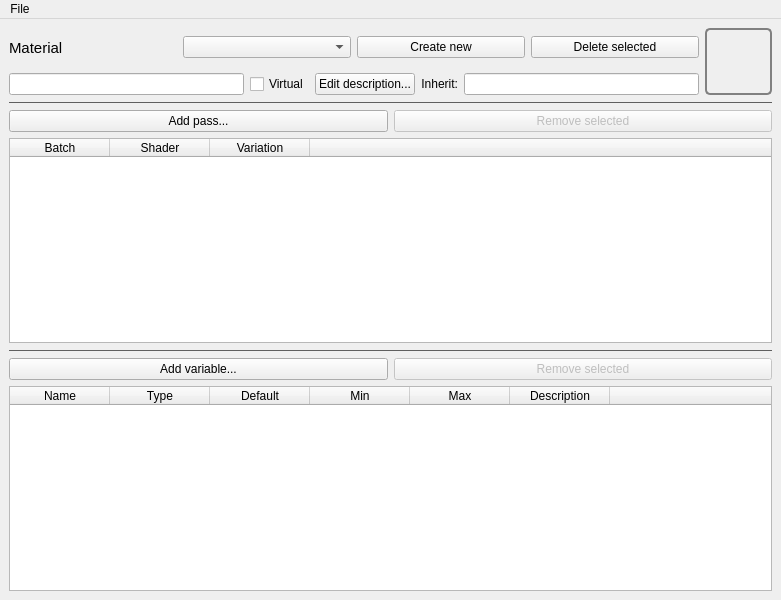
<?xml version="1.0" encoding="UTF-8"?>
<ui version="4.0">
 <class>MaterialEditorWindow</class>
 <widget class="QMainWindow" name="MaterialEditorWindow">
  <property name="geometry">
   <rect>
    <x>0</x>
    <y>0</y>
    <width>781</width>
    <height>600</height>
   </rect>
  </property>
  <property name="font">
   <font>
    <family>Segoe UI</family>
   </font>
  </property>
  <property name="windowTitle">
   <string>Material editor</string>
  </property>
  <widget class="QWidget" name="centralwidget">
   <layout class="QGridLayout" name="gridLayout">
    <item row="4" column="0">
     <widget class="QPushButton" name="addVariable">
      <property name="toolTip">
       <string>Add variable to be exposed in content browser.</string>
      </property>
      <property name="text">
       <string>Add variable...</string>
      </property>
     </widget>
    </item>
    <item row="1" column="0">
     <widget class="QPushButton" name="addPass">
      <property name="toolTip">
       <string>Add new pass to this material. Passes dictate when to render objects using this material.</string>
      </property>
      <property name="text">
       <string>Add pass...</string>
      </property>
     </widget>
    </item>
    <item row="1" column="1">
     <widget class="QPushButton" name="removePass">
      <property name="enabled">
       <bool>false</bool>
      </property>
      <property name="toolTip">
       <string>Remove passes selected in list.</string>
      </property>
      <property name="text">
       <string>Remove selected</string>
      </property>
     </widget>
    </item>
    <item row="4" column="1">
     <widget class="QPushButton" name="removeVariable">
      <property name="enabled">
       <bool>false</bool>
      </property>
      <property name="toolTip">
       <string>Remove variables so that they are not exposed in the content browser.</string>
      </property>
      <property name="text">
       <string>Remove selected</string>
      </property>
     </widget>
    </item>
    <item row="3" column="0" colspan="2">
     <widget class="Line" name="line">
      <property name="styleSheet">
       <string notr="true">QFrame{ color:rgb(95, 95, 95); }</string>
      </property>
      <property name="frameShadow">
       <enum>QFrame::Plain</enum>
      </property>
      <property name="orientation">
       <enum>Qt::Horizontal</enum>
      </property>
     </widget>
    </item>
    <item row="0" column="0" colspan="2">
     <layout class="QGridLayout" name="gridLayout_3">
      <item row="4" column="0" colspan="3">
       <widget class="Line" name="line_3">
        <property name="styleSheet">
         <string notr="true">QFrame{ color:rgb(95, 95, 95); }</string>
        </property>
        <property name="frameShadow">
         <enum>QFrame::Plain</enum>
        </property>
        <property name="orientation">
         <enum>Qt::Horizontal</enum>
        </property>
       </widget>
      </item>
      <item row="0" column="0" rowspan="3" colspan="2">
       <layout class="QHBoxLayout" name="horizontalLayout_3">
        <item>
         <widget class="QLabel" name="label">
          <property name="font">
           <font>
            <pointsize>11</pointsize>
           </font>
          </property>
          <property name="text">
           <string>Material</string>
          </property>
          <property name="alignment">
           <set>Qt::AlignLeading|Qt::AlignLeft|Qt::AlignVCenter</set>
          </property>
         </widget>
        </item>
        <item>
         <widget class="QComboBox" name="materialBox"/>
        </item>
        <item>
         <widget class="QPushButton" name="newMaterial">
          <property name="text">
           <string>Create new</string>
          </property>
         </widget>
        </item>
        <item>
         <widget class="QPushButton" name="deleteMaterial">
          <property name="text">
           <string>Delete selected</string>
          </property>
         </widget>
        </item>
       </layout>
      </item>
      <item row="0" column="2" rowspan="4">
       <widget class="QLabel" name="materialThumbnail">
        <property name="sizePolicy">
         <sizepolicy hsizetype="Fixed" vsizetype="Fixed">
          <horstretch>0</horstretch>
          <verstretch>0</verstretch>
         </sizepolicy>
        </property>
        <property name="minimumSize">
         <size>
          <width>67</width>
          <height>67</height>
         </size>
        </property>
        <property name="styleSheet">
         <string notr="true">border: 2px solid gray;
border-radius: 5px;</string>
        </property>
        <property name="text">
         <string/>
        </property>
       </widget>
      </item>
      <item row="3" column="0" colspan="2">
       <layout class="QHBoxLayout" name="horizontalLayout_2">
        <item>
         <widget class="QLineEdit" name="materialName"/>
        </item>
        <item>
         <widget class="QCheckBox" name="isVirtual">
          <property name="text">
           <string>Virtual</string>
          </property>
         </widget>
        </item>
        <item>
         <widget class="QPushButton" name="descEditor">
          <property name="text">
           <string>Edit description...</string>
          </property>
         </widget>
        </item>
        <item>
         <widget class="QLabel" name="label_2">
          <property name="text">
           <string>Inherit:</string>
          </property>
          <property name="alignment">
           <set>Qt::AlignRight|Qt::AlignTrailing|Qt::AlignVCenter</set>
          </property>
         </widget>
        </item>
        <item>
         <widget class="QLineEdit" name="inherit">
          <property name="toolTip">
           <string>Materials to inherit, separated by | characters. Can only inherit materials from the toolkit base.xml file.</string>
          </property>
         </widget>
        </item>
       </layout>
      </item>
     </layout>
    </item>
    <item row="5" column="0" colspan="2">
     <widget class="QTableWidget" name="variableWidget">
      <property name="frameShadow">
       <enum>QFrame::Plain</enum>
      </property>
      <property name="selectionMode">
       <enum>QAbstractItemView::ExtendedSelection</enum>
      </property>
      <property name="selectionBehavior">
       <enum>QAbstractItemView::SelectRows</enum>
      </property>
      <property name="cornerButtonEnabled">
       <bool>false</bool>
      </property>
      <property name="columnCount">
       <number>7</number>
      </property>
      <attribute name="horizontalHeaderVisible">
       <bool>true</bool>
      </attribute>
      <attribute name="horizontalHeaderCascadingSectionResizes">
       <bool>false</bool>
      </attribute>
      <attribute name="horizontalHeaderHighlightSections">
       <bool>false</bool>
      </attribute>
      <attribute name="horizontalHeaderStretchLastSection">
       <bool>true</bool>
      </attribute>
      <attribute name="verticalHeaderVisible">
       <bool>false</bool>
      </attribute>
      <attribute name="verticalHeaderCascadingSectionResizes">
       <bool>false</bool>
      </attribute>
      <attribute name="verticalHeaderStretchLastSection">
       <bool>false</bool>
      </attribute>
      <column>
       <property name="text">
        <string>Name</string>
       </property>
      </column>
      <column>
       <property name="text">
        <string>Type</string>
       </property>
      </column>
      <column>
       <property name="text">
        <string>Default</string>
       </property>
      </column>
      <column>
       <property name="text">
        <string>Min</string>
       </property>
      </column>
      <column>
       <property name="text">
        <string>Max</string>
       </property>
      </column>
      <column>
       <property name="text">
        <string>Description</string>
       </property>
      </column>
      <column>
       <property name="text">
        <string/>
       </property>
      </column>
     </widget>
    </item>
    <item row="2" column="0" colspan="2">
     <widget class="QTableWidget" name="passWidget">
      <property name="frameShape">
       <enum>QFrame::StyledPanel</enum>
      </property>
      <property name="frameShadow">
       <enum>QFrame::Plain</enum>
      </property>
      <property name="selectionMode">
       <enum>QAbstractItemView::ExtendedSelection</enum>
      </property>
      <property name="selectionBehavior">
       <enum>QAbstractItemView::SelectRows</enum>
      </property>
      <property name="cornerButtonEnabled">
       <bool>false</bool>
      </property>
      <property name="columnCount">
       <number>4</number>
      </property>
      <attribute name="horizontalHeaderVisible">
       <bool>true</bool>
      </attribute>
      <attribute name="horizontalHeaderCascadingSectionResizes">
       <bool>false</bool>
      </attribute>
      <attribute name="horizontalHeaderHighlightSections">
       <bool>false</bool>
      </attribute>
      <attribute name="horizontalHeaderStretchLastSection">
       <bool>true</bool>
      </attribute>
      <attribute name="verticalHeaderVisible">
       <bool>false</bool>
      </attribute>
      <attribute name="verticalHeaderCascadingSectionResizes">
       <bool>false</bool>
      </attribute>
      <attribute name="verticalHeaderStretchLastSection">
       <bool>false</bool>
      </attribute>
      <column>
       <property name="text">
        <string>Batch</string>
       </property>
      </column>
      <column>
       <property name="text">
        <string>Shader</string>
       </property>
      </column>
      <column>
       <property name="text">
        <string>Variation</string>
       </property>
      </column>
      <column>
       <property name="text">
        <string/>
       </property>
      </column>
     </widget>
    </item>
   </layout>
  </widget>
  <widget class="QMenuBar" name="menubar">
   <property name="geometry">
    <rect>
     <x>0</x>
     <y>0</y>
     <width>781</width>
     <height>21</height>
    </rect>
   </property>
   <widget class="QMenu" name="menuFile">
    <property name="title">
     <string>File</string>
    </property>
    <addaction name="actionNew_list"/>
    <addaction name="actionOpen_list"/>
    <addaction name="separator"/>
    <addaction name="actionSave_list"/>
    <addaction name="actionSave_list_as"/>
   </widget>
   <addaction name="menuFile"/>
  </widget>
  <action name="actionOpen_list">
   <property name="text">
    <string>Open list...</string>
   </property>
   <property name="shortcut">
    <string>Ctrl+O</string>
   </property>
  </action>
  <action name="actionNew_list">
   <property name="text">
    <string>New list...</string>
   </property>
   <property name="shortcut">
    <string>Ctrl+N</string>
   </property>
  </action>
  <action name="actionSave_list">
   <property name="text">
    <string>Save list</string>
   </property>
   <property name="shortcut">
    <string>Ctrl+S</string>
   </property>
  </action>
  <action name="actionSave_list_as">
   <property name="text">
    <string>Save list as...</string>
   </property>
   <property name="shortcut">
    <string>Ctrl+Shift+S</string>
   </property>
  </action>
 </widget>
 <resources/>
 <connections/>
</ui>
